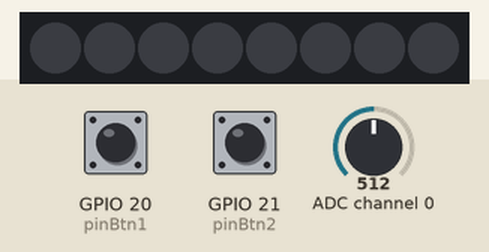
A program run on a simulated Raspberry Pi (BCM pin numbers). On the bench: 8 RGB LEDs in strip order, left to right. The test bench sets the inputs (shaded band); at power-on: GPIO 20 (pinBtn1) LOW, GPIO 21 (pinBtn2) LOW, ADC channel 0 = 512 (analog values on the 0–1023 scale). Dim RGB values are drawn brighter than linear; the clock reads 2024-03-15 10:24:30 at power-on unless the program sets it.

Above: at 1.2 s.
1.3 s: GPIO 20 (pinBtn1) pulled HIGH for 0.15 s
At 1.45 s:
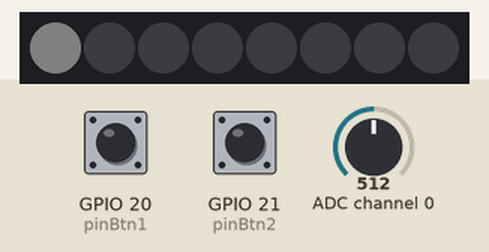
2.0 s: GPIO 21 (pinBtn2) pulled HIGH for 0.15 s
At 2.15 s:
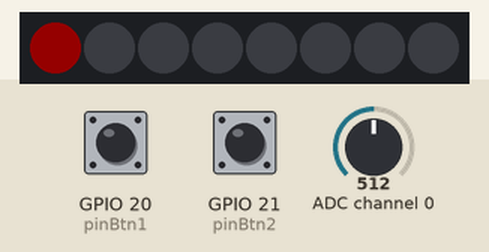
2.7 s: GPIO 20 (pinBtn1) pulled HIGH for 1 s
At 3.15 s:
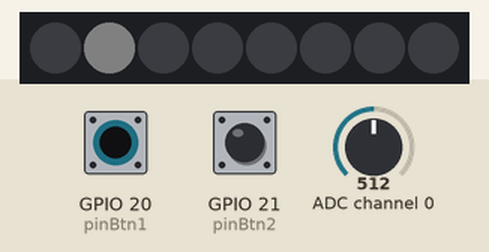
4.3 s: GPIO 21 (pinBtn2) pulled HIGH for 0.15 s
At 4.75 s:
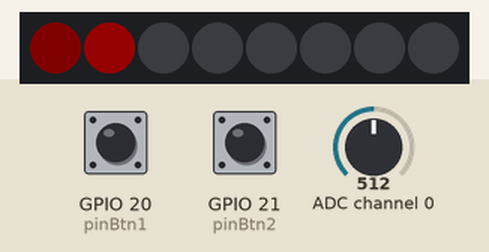
Timing chart, 0 to 6.0 s (numbered marks = the images above; inputs shaded):
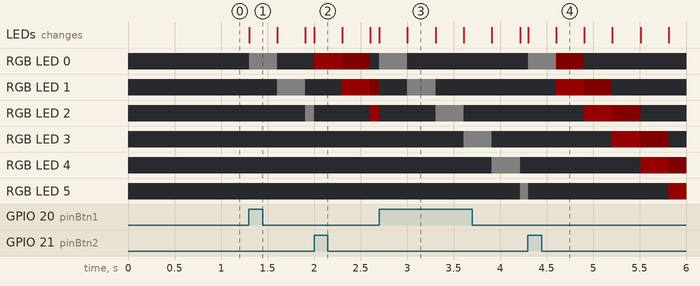

Measured:
- after the input at 1.3 s, RGB LED 0: off → RGB(5, 5, 5) at once, → off 0.30 s later; RGB LED 1: off → RGB(5, 5, 5) after 0.30 s, → off 0.30 s later; RGB LED 2: off → RGB(5, 5, 5) after 0.61 s; the LEDs: change at once (image 1)
- after the input at 2.0 s, the LEDs: change at once (image 2)
- after the input at 2.7 s, the LEDs: first change at once (image 3 shows a later state)

The program:

LightShowApp.py
```python
#############################################################
##  Wesley Vercoutere                                      ##
##  CVO Focus                                              ##
##  Deel 1: Basis programmeren in Python met RaspberryPi   ##
##  Les 10 - Test 2                                        ##
#############################################################

import RPi.GPIO as GPIO
from rpi_ws281x import *
from gpiozero import MCP3008
import time

class LightShowApp:

    def __init__(self):
        self.currentShow = 'idle'
        self.interval = 1

        self.initIO()
        self.initCallbacks()
        self.initLedStrip()

    def initIO(self):
        # GPIO general
        GPIO.setwarnings(False)
        GPIO.setmode(GPIO.BCM)

        # Inputs
        self.pinBtn1 = 20
        self.pinBtn2 = 21
        inputs = (self.pinBtn1, self.pinBtn2)
        GPIO.setup(inputs, GPIO.IN, pull_up_down=GPIO.PUD_DOWN)

        # Potentiometer
        self.potMeter = MCP3008(channel=0, device=0)

    def initCallbacks(self):
        GPIO.add_event_detect(self.pinBtn1, GPIO.RISING, callback=lambda channel, arg='show1': self.toggleShow(channel, arg), bouncetime=200)
        GPIO.add_event_detect(self.pinBtn2, GPIO.RISING, callback=lambda channel, arg='show2': self.toggleShow(channel, arg), bouncetime=200)

    def initLedStrip(self):
        # LED strip configuration:
        LED_COUNT      = 8      # Number of LED pixels.
        LED_PIN        = 13  # GPIO pin connected to the pixels (18 uses PWM!).
        LED_FREQ_HZ    = 800000  # LED signal frequency in hertz (usually 800khz)
        LED_DMA        = 10     # DMA channel to use for generating signal (try 10)
        LED_BRIGHTNESS = 255     # Set to 0 for darkest and 255 for brightest
        LED_INVERT     = False   # True to invert the signal (when using NPN transistor level shift)
        LED_CHANNEL    = 1       # set to '1' for GPIOs 13, 19, 41, 45 or 53

        self.strip = Adafruit_NeoPixel(LED_COUNT, LED_PIN, LED_FREQ_HZ, LED_DMA, LED_INVERT, LED_BRIGHTNESS, LED_CHANNEL)
        self.strip.begin()
        self.resetStrip()

    def toggleShow(self, channel, show):
        if show == 'show1' and self.currentShow != 'show1':
            self.currentShow = 'show1'
        elif show == 'show2' and self.currentShow != 'show2':
            self.currentShow = 'show2'
        else:
            self.currentShow = 'idle'

        self.ledIndex = 0
        self.prevLed = -1
        self.startTime = 0
        self.step = 1
        self.resetStrip()

    def resetStrip(self):
        for i in range(8):
            self.strip.setPixelColorRGB(i, 0, 0, 0)

        self.strip.show()

    def idle(self):
        self.resetStrip()
        #pass

    def show1(self):
        if time.time() > (self.startTime + self.interval):
            self.startTime = time.time()
            self.resetStrip()
            self.strip.setPixelColorRGB(self.ledIndex, 5, 5, 5)
            self.strip.show()

            self.ledIndex += 1

            if self.ledIndex >= 8:
                self.ledIndex = 0

    def show2(self):
        if time.time() > (self.startTime + self.interval):
            self.startTime = time.time()
            self.resetStrip()
            self.strip.setPixelColorRGB(self.ledIndex, 20, 0, 0)
            self.strip.setPixelColorRGB((self.ledIndex + self.prevLed), 5, 0, 0)
            self.strip.show()

            self.ledIndex += self.step

            if self.ledIndex >= 7:
                self.step = -1
                self.prevLed = 1

            if self.ledIndex <= 0:
                self.step = 1
                self.prevLed = -1

    def setInterval(self):
        inputMin = 0
        inputMax = 1023
        outputMin = 0.1
        outputMax = 0.5

        self.interval = self.scale(self.potMeter.raw_value, inputMin, inputMax, outputMin, outputMax)

    def scale(self, value, inputMin, inputMax, outputMin, outputMax):
        return ((value - inputMin)*(outputMax-outputMin)/(inputMax-inputMin)+outputMin)

    def run(self):
        while True:
            if self.currentShow == 'show1':
                self.setInterval()
                self.show1()
            elif self.currentShow == 'show2':
                self.setInterval()
                self.show2()
            else:
                self.idle()


if __name__ == '__main__':
    lsa = LightShowApp()
    lsa.run()
    
```
